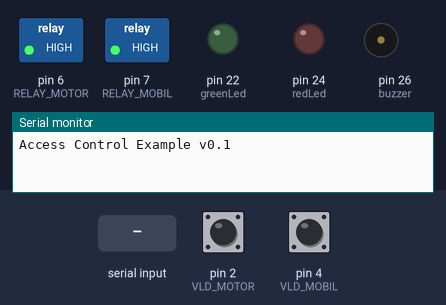
The sketch below on a simulated Arduino Mega 2560, built with avr-gcc and run on an emulated ATmega2560. Parts: switched loads named in the sketch (green lamp = pin HIGH), output pins drawn as LEDs (lit = HIGH), buzzer (waves = sounding, pin HIGH), the last lines printed to the serial monitor. The test bench sets the inputs (shaded band); at power-on: pin 4 (VLD_MOBIL) HIGH, pin 2 (VLD_MOTOR) HIGH. Pins used as bus, display or sensor lines are not drawn.

Above: at 1.2 s.
1.3 s: "1" received over the second serial link
At 2.2 s:
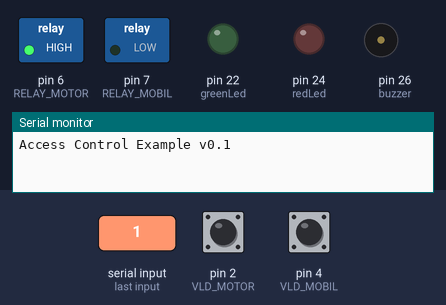
2.8 s: pin 4 (VLD_MOBIL) pulled LOW for 0.15 s
At 3.9 s:
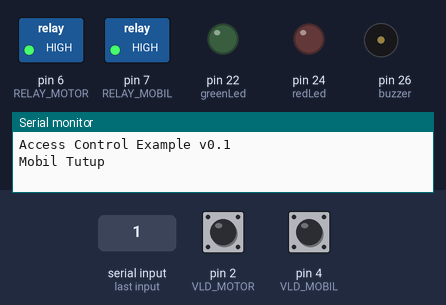
4.7 s: "0" received over the second serial link
At 5.9 s:
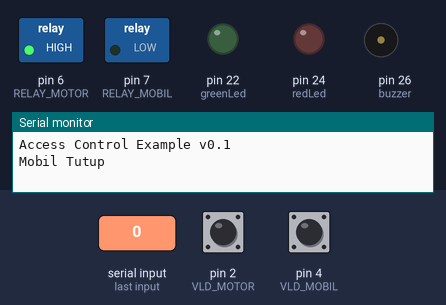
6.2 s: pin 4 (VLD_MOBIL) pulled LOW for 1 s
At 7.7 s:
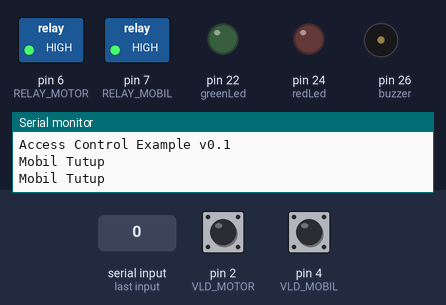
Timing chart, 0 to 9.2 s (numbered marks = the images above; inputs shaded):
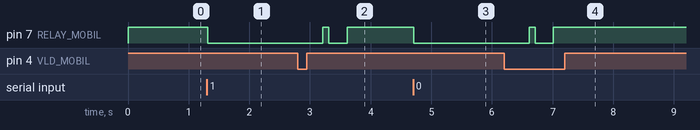

Measured:
- after the input at 1.3 s, pin 7 (RELAY_MOBIL): HIGH → LOW at once
- after the input at 2.8 s, pin 7 (RELAY_MOBIL): LOW → HIGH after 0.41 s, → LOW 0.10 s later, → HIGH 0.30 s later
- after the input at 4.7 s, pin 7 (RELAY_MOBIL): HIGH → LOW at once
- after the input at 6.2 s, pin 7 (RELAY_MOBIL): LOW → HIGH after 0.41 s, → LOW 0.10 s later, → HIGH 0.30 s later

The sketch:

newcode.ino
```cpp
#include <EEPROM.h>     // We are going to read and write PICC's UIDs from/to EEPROM
#include <SPI.h>        // RC522 Module uses SPI protocol
#include <MFRC522.h>  // Library for Mifare RC522 Devices
#define COMMON_ANODE
#ifdef COMMON_ANODE
#define LED_ON LOW
#define LED_OFF HIGH
#else
#define LED_ON HIGH
#define LED_OFF LOW
#endif

String dataMobil;

#define redLed 24   // Set Led Pins
#define greenLed 22

#define buzzer 26
#define blueLed 28

const int starter=8;
const int VLD_MOTOR = 2;
const int VLD_MOBIL = 4;

bool motor;
bool mobil;

const int RELAY_MOTOR = 6;
const int RELAY_MOBIL =7;

boolean match = false;          // initialize card match to false
boolean programMode = false;  // initialize programming mode to false
boolean replaceMaster = false;
String successMotor;
uint8_t successRead;    // Variable integer to keep if we have Successful Read from Reader

byte storedCard[4];   // Stores an ID read from EEPROM
byte readCard[4];   // Stores scanned ID read from RFID Module
byte masterCard[4];   // Stores master card's ID read from EEPROM

#define SS_PIN 53
#define RST_PIN 3
MFRC522 mfrc522(SS_PIN, RST_PIN);
String datas;

void setup() {
  //Arduino Pin Configuration
  pinMode(redLed, OUTPUT);
  pinMode(greenLed, OUTPUT);
  pinMode(buzzer, OUTPUT);
  pinMode(VLD_MOTOR, INPUT_PULLUP);   // Enable pin's pull up resistor
  pinMode(VLD_MOBIL,INPUT_PULLUP);
  pinMode(RELAY_MOTOR,OUTPUT);
  pinMode(RELAY_MOBIL,OUTPUT);
  digitalWrite(RELAY_MOTOR,HIGH);
  digitalWrite(RELAY_MOBIL,HIGH);
  digitalWrite(redLed, LOW);  // Make sure led is off
  digitalWrite(greenLed, LOW);  // Make sure led is off
  digitalWrite(blueLed, LOW); // Make sure led is off
  digitalWrite(buzzer, LOW); // Make sure led is off
  Serial.begin(9600);
  Serial1.begin(9600);
  Serial2.begin(9600);  // Initialize serial communications with PC
  SPI.begin();           // MFRC522 Hardware uses SPI protocol
  mfrc522.PCD_Init();    // Initialize MFRC522 Hardware
  Serial.println(F("Access Control Example v0.1"));   // For debugging purposes

  //Wipe Code - If the Button (wipeB) Pressed while setup run (powered on) it wipes EEPROM
  // if (digitalRead(wipeB) == LOW) {  // when button pressed pin should get low, button connected to ground
  //   digitalWrite(redLed, LED_ON); // Red Led stays on to inform user we are going to wipe
  //   Serial.println(F("Wipe Button Pressed"));
  //   Serial.println(F("You have 15 seconds to Cancel"));
  //   Serial.println(F("This will be remove all records and cannot be undone"));
  //   delay(15000);                        // Give user enough time to cancel operation
  //   if (digitalRead(wipeB) == LOW) {    // If button still be pressed, wipe EEPROM
  //     Serial.println(F("Starting Wiping EEPROM"));
  //     for (uint8_t x = 0; x < EEPROM.length(); x = x + 1) {    //Loop end of EEPROM address
  //       if (EEPROM.read(x) == 0) {              //If EEPROM address 0
  //         // do nothing, already clear, go to the next address in order to save time and reduce writes to EEPROM
  //       }
  //       else {
  //         EEPROM.write(x, 0);       // if not write 0 to clear, it takes 3.3mS
  //       }
  //     }
  //     Serial.println(F("EEPROM Successfully Wiped"));
  //     digitalWrite(redLed, LED_OFF);  // visualize a successful wipe
  //     delay(200);
  //     digitalWrite(redLed, LED_ON);
  //     delay(200);
  //     digitalWrite(redLed, LED_OFF);
  //     delay(200);
  //     digitalWrite(redLed, LED_ON);
  //     delay(200);
  //     digitalWrite(redLed, LED_OFF);
  //   }
  //   else {
  //     Serial.println(F("Wiping Cancelled")); // Show some feedback that the wipe button did not pressed for 15 seconds
  //     digitalWrite(redLed, LED_OFF);
  //   }
  // }
  // Check if master card defined, if not let user choose a master card
  // This also useful to just redefine the Master Card
  // You can keep other EEPROM records just write other than 143 to EEPROM address 1
  // EEPROM address 1 should hold magical number which is '143'
  // if (EEPROM.read(1) != 143) {
  //   Serial.println(F("No Master Card Defined"));
  //   Serial.println(F("Scan A PICC to Define as Master Card"));
  //   do {
  //     successRead = getID();            // sets successRead to 1 when we get read from reader otherwise 0
  //     digitalWrite(blueLed, LED_ON);    // Visualize Master Card need to be defined
  //     delay(200);
  //     digitalWrite(blueLed, LED_OFF);
  //     delay(200);
  //   }
  //   while (!successRead);                  // Program will not go further while you not get a successful read
  //   for ( uint8_t j = 0; j < 4; j++ ) {        // Loop 4 times
  //     EEPROM.write( 2 + j, readCard[j] );  // Write scanned PICC's UID to EEPROM, start from address 3
  //   }
  //   EEPROM.write(1, 143);                  // Write to EEPROM we defined Master Card.
  //   Serial.println(F("Master Card Defined"));
  // }
  // Serial.println(F("-------------------"));
  // Serial.println(F("Master Card's UID"));
  // for ( uint8_t i = 0; i < 4; i++ ) {          // Read Master Card's UID from EEPROM
  //   masterCard[i] = EEPROM.read(2 + i);    // Write it to masterCard
  //   Serial.print(masterCard[i], HEX);
  // }
  // Serial.println("");
  // Serial.println(F("-------------------"));
  // Serial.println(F("Everything Ready"));
  // Serial.println(F("Waiting PICCs to be scanned"));
  // cycleLeds();    // Everything ready lets give user some feedback by cycling leds
}


///////////////////////////////////////// Main Loop ///////////////////////////////////
void loop () {
    int sensorRelayMotor = digitalRead(VLD_MOTOR);
    int sensorRelayMobil = digitalRead(VLD_MOBIL);
    while(Serial1.available()){
    delay(10);
    char cm = Serial1.read();
    dataMobil += cm;
    mobil = true;
    digitalWrite(RELAY_MOBIL,LOW);
  }
  if(dataMobil.length() > 0){
    delay(150);
     if(mobil == true){
      if(!sensorRelayMobil){
        mobil = false;
        Serial.println("Mobil Tutup");
        delay(250);
        digitalWrite(RELAY_MOBIL,HIGH);
        delay(100);
        digitalWrite(RELAY_MOBIL,LOW);
        delay(300);
        digitalWrite(RELAY_MOBIL,HIGH);
        dataMobil ="";
      }
    }
  }

  while(Serial2.available()>0){
    delay(10);
    char c = Serial2.read();
    datas += c;
    motor = true;
    digitalWrite(RELAY_MOTOR,LOW);
  }
  if(datas.length() > 0){
    delay(100);
     if(motor == true){
      if(!sensorRelayMotor){
        motor = false;
        Serial.println("motor tutup");
        digitalWrite(RELAY_MOTOR,HIGH);
        delay(100);
        digitalWrite(RELAY_MOTOR,LOW);
        delay(300);
        digitalWrite(RELAY_MOTOR,HIGH);
        datas ="";
      }
    }

  }


  // if(Serial2.available()){
    // do{
    //       // successRead = getID();  // sets successRead to 1 when we get read from reader otherwise 0
    //   while (Serial2.available() ){
    //     motor =true
    //   }
    //   if(motor == true){
    //     if(digitalRead(VLD_MOTOR) == 0)
    //     digitalWrite(buzzer,HIGH);
    //     delay(500);
    //     digitalWrite(buzzer,LOW);
    //     delay(250);
    //     motor =false;
    //   }
    // }
    // while(!successRead);
    // motor = true;
    // while(motor == true){
    //   if(digitalRead(VLD_MOTOR,LOW)){

    //   }
    // }
  // }
  // Serial2.flush();
  // motor = false;
  // do {
  //   successRead = getID();  // sets successRead to 1 when we get read from reader otherwise 0
  //   if(motor == true){
  //     digitalWrite(buzzer,HIGH);
  //     delay(500);
  //     digitalWrite(buzzer,LOW);

  //   //   while(digitalRead(VLD_MOTOR) == 1){
  //   //     if(digitalRead(VLD_MOTOR)==0){
  //   //     Serial.println("Berhasil");
  //   //     motor = false;
  //   //       break;
  //   //     }
  //   //     // digitalWrite(RELAY_MOTOR,HIGH);
  //   //     // delay(150);
  //   //     // digitalWrite(RELAY_MOTOR,LOW);
  //   //     // delay(500);
  //   //     // digitalWrite(RELAY_MOTOR,HIGH);
  //   //   }
  //   }
  //   // Serial.println(motor));
  //   // When device is in use if wipe button pressed for 10 seconds initialize Master Card wiping
  //   // if (digitalRead(wipeB) == LOW) { // Check if button is pressed
  //   //   // Visualize normal operation is iterrupted by pressing wipe button Red is like more Warning to user
  //   //   digitalWrite(redLed, LED_ON);  // Make sure led is off
  //   //   digitalWrite(greenLed, LED_OFF);  // Make sure led is off
  //   //   digitalWrite(blueLed, LED_OFF); // Make sure led is off
  //   //   // Give some feedback
  //   //   Serial.println(F("Wipe Button Pressed"));
  //   //   Serial.println(F("Master Card will be Erased! in 10 seconds"));
  //   //   delay(10000);  // Wait 10 seconds to see user still wants to wipe
  //   //   if (digitalRead(wipeB) == LOW) {
  //   //     EEPROM.write(1, 0);                  // Reset Magic Number.
  //   //     Serial.println(F("Restart device to re-program Master Card"));
  //   //     while (1);
  //   //   }
  //   // }
  //   Serial.println(motor);
  //   if (programMode) {
  //     cycleLeds();              // Program Mode cycles through Red Green Blue waiting to read a new card
  //   }
  //   else {
  //     normalModeOn();     // Normal mode, blue Power LED is on, all others are off
  //   }
  // }
  // while (!successRead);   //the program will not go further while you are not getting a successful read
  // if (programMode) {
  //   if ( isMaster(readCard) ) { //When in program mode check First If master card scanned again to exit program mode
  //     Serial.println(F("Master Card Scanned"));
  //     Serial.println(F("Exiting Program Mode"));
  //     Serial.println(F("-----------------------------"));
  //     programMode = false;
  //     return;
  //   }
  //   else {
  //     if ( findID(readCard) ) { // If scanned card is known delete it
  //       Serial.println(F("I know this PICC, removing..."));
  //       deleteID(readCard);
  //       Serial.println("-----------------------------");
  //       Serial.println(F("Scan a PICC to ADD or REMOVE to EEPROM"));
  //     }
  //     else {                    // If scanned card is not known add it
  //       Serial.println(F("I do not know this PICC, adding..."));
  //       writeID(readCard);
  //       Serial.println(F("-----------------------------"));
  //       Serial.println(F("Scan a PICC to ADD or REMOVE to EEPROM"));
  //     }
  //   }
  // }
  // else {
  //   if ( isMaster(readCard)) {    // If scanned card's ID matches Master Card's ID - enter program mode
  //     programMode = true;
  //     Serial.println(F("Hello Master - Entered Program Mode"));
  //     uint8_t count = EEPROM.read(0);   // Read the first Byte of EEPROM that
  //     Serial.print(F("I have "));     // stores the number of ID's in EEPROM
  //     Serial.print(count);
  //     Serial.print(F(" record(s) on EEPROM"));
  //     Serial.println("");
  //     Serial.println(F("Scan a PICC to ADD or REMOVE to EEPROM"));
  //     Serial.println(F("Scan Master Card again to Exit Program Mode"));
  //     Serial.println(F("-----------------------------"));
  //   }
  //   else {
  //     // if ( motor == true ) { // If not, see if the card is in the EEPROM
  //     // digitalWrite(buzzer,HIGH);
  //     // delay(250);
  //     // digitalWrite(buzzer,LOW);
  //     // // delay(500);
  //     // // motor = false;
  //     // }
  //     // if(mobil == true) {      // If not, show that the ID was not valid
  //     //     successWrite();
  //     // }
  //   }
  // }
}
/////////////////////////////////////////  Access Granted    ///////////////////////////////////
void granted ( uint16_t setDelay) {
  digitalWrite(blueLed, LED_OFF);   // Make sure blue LED is off
  delay(100);
  digitalWrite(blueLed, LED_ON);  // Make sure blue LED is on
  delay(200);
  digitalWrite(blueLed, LED_OFF);   // Make sure blue LED is off
  delay(100);
  digitalWrite(blueLed, LED_ON);  // Make sure blue LED is on
  delay(200);
  // if(digitalRead(kontak)==HIGH)
  // {
  // digitalWrite(kontak,LOW); //hidupkan kontak
  // delay(2000); //jeda 2 detik
  // digitalWrite(starter,LOW); //starter
  // delay(1000); //jeda starter
  // digitalWrite(starter,HIGH); //starter mati
  // }
  // else
  // { digitalWrite(kontak,HIGH); //matikan kontak
  // }
  // Hold green LED on for a second
}

///////////////////////////////////////// Access Denied  ///////////////////////////////////
void denied() {
  // digitalWrite(greenLed, LED_OFF);  // Make sure green LED is off
  // digitalWrite(blueLed, LED_OFF);   // Make sure blue LED is off
  // digitalWrite(redLed, LED_ON);   // Turn on red LED
  // delay(1000);
}


///////////////////////////////////////// Get PICC's UID ///////////////////////////////////
uint8_t getID() {
  // Getting ready for Reading PICCs
  // if(Serial2.available() > 0){
  //   // Serial.println("test");
  //   motor = true;
  //   // Serial2.flush();
  //   return 1;
  // }

  // if ( ! mfrc522.PICC_IsNewCardPresent()) { //If a new PICC placed to RFID reader continue
  //   return 0;
  // }
  // if ( ! mfrc522.PICC_ReadCardSerial()) {   //Since a PICC placed get Serial and continue
  //   return 0;
  // }
  // // There are Mifare PICCs which have 4 byte or 7 byte UID care if you use 7 byte PICC
  // // I think we should assume every PICC as they have 4 byte UID
  // // Until we support 7 byte PICCs
  // Serial.println(F("Scanned PICC's UID:"));
  // for ( uint8_t i = 0; i < 4; i++) {  //
  //   readCard[i] = mfrc522.uid.uidByte[i];
  //   Serial.print(readCard[i], HEX);
  // }
  // Serial.println("");
  // mfrc522.PICC_HaltA(); // Stop reading
  // return 1;
}

void ShowReaderDetails() {
  // Get the MFRC522 software version
  byte v = mfrc522.PCD_ReadRegister(mfrc522.VersionReg);
  Serial.print(F("MFRC522 Software Version: 0x"));
  Serial.print(v, HEX);
  if (v == 0x91)
    Serial.print(F(" = v1.0"));
  else if (v == 0x92)
    Serial.print(F(" = v2.0"));
  else
    Serial.print(F(" (unknown),probably a chinese clone?"));
  Serial.println("");
  // When 0x00 or 0xFF is returned, communication probably failed
  if ((v == 0x00) || (v == 0xFF)) {
    Serial.println(F("WARNING: Communication failure, is the MFRC522 properly connected?"));
    Serial.println(F("SYSTEM HALTED: Check connections."));
    // Visualize system is halted
    digitalWrite(greenLed, LED_OFF);  // Make sure green LED is off
    digitalWrite(blueLed, LED_OFF);   // Make sure blue LED is off
    digitalWrite(redLed, LED_ON);   // Turn on red LED
    while (true); // do not go further
  }
}

///////////////////////////////////////// Cycle Leds (Program Mode) ///////////////////////////////////
void cycleLeds() {

  digitalWrite(blueLed, LED_OFF);   // Make sure blue LED is off
  delay(100);
  digitalWrite(blueLed, LED_ON);  // Make sure blue LED is on
  delay(100);
delay(200);
}

//////////////////////////////////////// Normal Mode Led  ///////////////////////////////////
void normalModeOn () {
  digitalWrite(blueLed, LED_ON);  // Blue LED ON and ready to read card
  digitalWrite(redLed, LED_OFF);  // Make sure Red LED is off
  digitalWrite(greenLed, LED_OFF);  // Make sure Green LED is off
  //digitalWrite(kontak, HIGH);    // Make sure Door is Locked
}

//////////////////////////////////////// Read an ID from EEPROM //////////////////////////////
void readID( uint8_t number ) {
  uint8_t start = (number * 4 ) + 2;    // Figure out starting position
  for ( uint8_t i = 0; i < 4; i++ ) {     // Loop 4 times to get the 4 Bytes
    storedCard[i] = EEPROM.read(start + i);   // Assign values read from EEPROM to array
  }
}

///////////////////////////////////////// Add ID to EEPROM   ///////////////////////////////////
void writeID( byte a[] ) {
  if ( !findID( a ) ) {     // Before we write to the EEPROM, check to see if we have seen this card before!
    uint8_t num = EEPROM.read(0);     // Get the numer of used spaces, position 0 stores the number of ID cards
    uint8_t start = ( num * 4 ) + 6;  // Figure out where the next slot starts
    num++;                // Increment the counter by one
    EEPROM.write( 0, num );     // Write the new count to the counter
    for ( uint8_t j = 0; j < 4; j++ ) {   // Loop 4 times
      EEPROM.write( start + j, a[j] );  // Write the array values to EEPROM in the right position
    }
    successWrite();
    Serial.println(F("Succesfully added ID record to EEPROM"));
  }
  else {
    failedWrite();
    Serial.println(F("Failed! There is something wrong with ID or bad EEPROM"));
  }
}

///////////////////////////////////////// Remove ID from EEPROM   ///////////////////////////////////
void deleteID( byte a[] ) {
  if ( !findID( a ) ) {     // Before we delete from the EEPROM, check to see if we have this card!
    failedWrite();      // If not
    Serial.println(F("Failed! There is something wrong with ID or bad EEPROM"));
  }
  else {
    uint8_t num = EEPROM.read(0);   // Get the numer of used spaces, position 0 stores the number of ID cards
    uint8_t slot;       // Figure out the slot number of the card
    uint8_t start;      // = ( num * 4 ) + 6; // Figure out where the next slot starts
    uint8_t looping;    // The number of times the loop repeats
    uint8_t j;
    uint8_t count = EEPROM.read(0); // Read the first Byte of EEPROM that stores number of cards
    slot = findIDSLOT( a );   // Figure out the slot number of the card to delete
    start = (slot * 4) + 2;
    looping = ((num - slot) * 4);
    num--;      // Decrement the counter by one
    EEPROM.write( 0, num );   // Write the new count to the counter
    for ( j = 0; j < looping; j++ ) {         // Loop the card shift times
      EEPROM.write( start + j, EEPROM.read(start + 4 + j));   // Shift the array values to 4 places earlier in the EEPROM
    }
    for ( uint8_t k = 0; k < 4; k++ ) {         // Shifting loop
      EEPROM.write( start + j + k, 0);
    }
    successDelete();
    Serial.println(F("Succesfully removed ID record from EEPROM"));
  }
}

///////////////////////////////////////// Check Bytes   ///////////////////////////////////
boolean checkTwo ( byte a[], byte b[] ) {
  if ( a[0] != 0 )      // Make sure there is something in the array first
    match = true;       // Assume they match at first
  for ( uint8_t k = 0; k < 4; k++ ) {   // Loop 4 times
    if ( a[k] != b[k] )     // IF a != b then set match = false, one fails, all fail
      match = false;
  }
  if ( match ) {      // Check to see if if match is still true
    return true;      // Return true
  }
  else  {
    return false;       // Return false
  }
}

///////////////////////////////////////// Find Slot   ///////////////////////////////////
uint8_t findIDSLOT( byte find[] ) {
  uint8_t count = EEPROM.read(0);       // Read the first Byte of EEPROM that
  for ( uint8_t i = 1; i <= count; i++ ) {    // Loop once for each EEPROM entry
    readID(i);                // Read an ID from EEPROM, it is stored in storedCard[4]
    if ( checkTwo( find, storedCard ) ) {   // Check to see if the storedCard read from EEPROM
      // is the same as the find[] ID card passed
      return i;         // The slot number of the card
      break;          // Stop looking we found it
    }
  }
}

///////////////////////////////////////// Find ID From EEPROM   ///////////////////////////////////
boolean findID( byte find[] ) {
  uint8_t count = EEPROM.read(0);     // Read the first Byte of EEPROM that
  for ( uint8_t i = 1; i <= count; i++ ) {    // Loop once for each EEPROM entry
    readID(i);          // Read an ID from EEPROM, it is stored in storedCard[4]
    if ( checkTwo( find, storedCard ) ) {   // Check to see if the storedCard read from EEPROM
      return true;
      break;  // Stop looking we found it
    }
    else {    // If not, return false
    }
  }
  return false;
}

///////////////////////////////////////// Write Success to EEPROM   ///////////////////////////////////
// Flashes the green LED 3 times to indicate a successful write to EEPROM
void successWrite() {
  digitalWrite(buzzer,HIGH);
  delay(500);
  digitalWrite(buzzer,LOW);
}

///////////////////////////////////////// Write Failed to EEPROM   ///////////////////////////////////
// Flashes the red LED 3 times to indicate a failed write to EEPROM
void failedWrite() {
  digitalWrite(blueLed, LED_OFF);   // Make sure blue LED is off
  digitalWrite(redLed, LED_OFF);  // Make sure red LED is off
  digitalWrite(greenLed, LED_OFF);  // Make sure green LED is off
  delay(200);
  digitalWrite(redLed, LED_ON);   // Make sure red LED is on
  delay(200);
  digitalWrite(redLed, LED_OFF);  // Make sure red LED is off
  delay(200);
  digitalWrite(redLed, LED_ON);   // Make sure red LED is on
  delay(200);
  digitalWrite(redLed, LED_OFF);  // Make sure red LED is off
  delay(200);
  digitalWrite(redLed, LED_ON);   // Make sure red LED is on
  delay(200);
}

///////////////////////////////////////// Success Remove UID From EEPROM  ///////////////////////////////////
// Flashes the blue LED 3 times to indicate a success delete to EEPROM
void successDelete() {
  digitalWrite(blueLed, LED_OFF);   // Make sure blue LED is off
  digitalWrite(redLed, LED_OFF);  // Make sure red LED is off
  digitalWrite(greenLed, LED_OFF);  // Make sure green LED is on
  delay(200);
  digitalWrite(greenLed, LED_ON);   // Make sure green LED is on
  delay(200);
  digitalWrite(greenLed, LED_OFF);  // Make sure green LED is off
  delay(200);
  digitalWrite(greenLed, LED_ON);   // Make sure green LED is on
  delay(200);
  digitalWrite(greenLed, LED_OFF);  // Make sure green LED is off
  delay(200);
  digitalWrite(greenLed, LED_ON);   // Make sure green LED is on
  delay(200);
}

////////////////////// Check readCard IF is masterCard   ///////////////////////////////////
// Check to see if the ID passed is the master programing card
boolean isMaster( byte test[] ) {
  if ( checkTwo( test, masterCard ) )
    return true;
  else
    return false;
}
```
